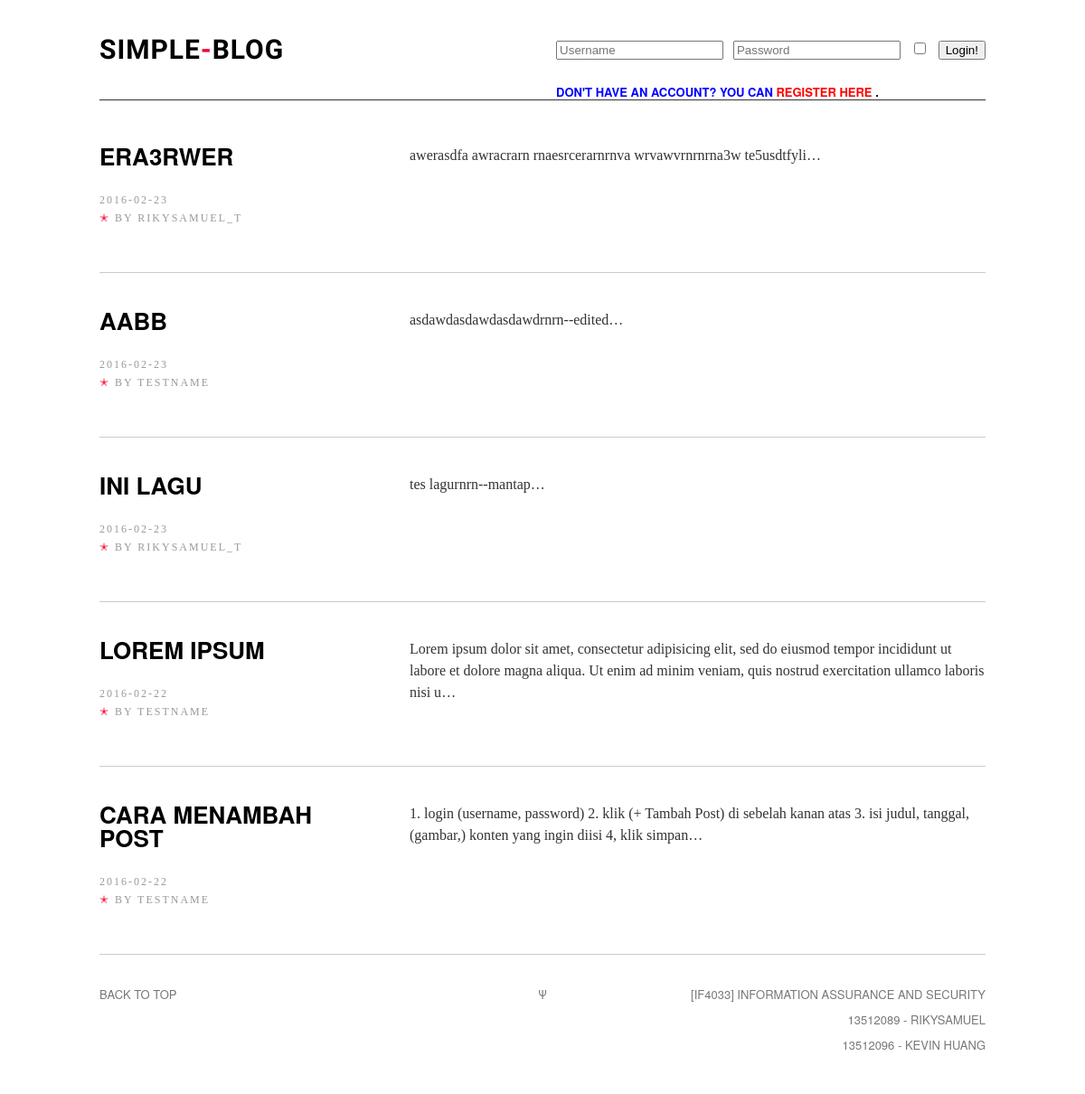
The page / on the database its author committed.
### tables this page shows
CREATE TABLE IF NOT EXISTS `posting` (
  `ID` int(11) NOT NULL AUTO_INCREMENT,
  `JUDUL` varchar(100) DEFAULT NULL,
  `TANGGAL` date DEFAULT NULL,
  `KONTEN` varchar(8000) DEFAULT NULL,
  `USERNAME` varchar(50) NOT NULL,
  `CREATED_BY` varchar(255) NOT NULL,
  PRIMARY KEY (`ID`),
  KEY `username` (`USERNAME`)
);

CREATE TABLE IF NOT EXISTS `users` (
  `Name` varchar(255) NOT NULL,
  `Username` varchar(50) NOT NULL,
  `email` varchar(50) NOT NULL,
  `password` varchar(255) NOT NULL,
  `n` int(4) NOT NULL,
  `last_login` datetime NOT NULL,
  `last_session` varchar(255) NOT NULL,
  PRIMARY KEY (`Username`),
  KEY `Username` (`Username`)
);

### index.php (the view, shortened to what this page needs)
<!DOCTYPE html>
<html>
<head>
<link rel="stylesheet" type="text/css" href="assets/css/screen.css" />
</head>
<?php
  if (isset($_SESSION["token"])) {
    echo '<body class="default"">';
  } else {
    echo '<body class="default" onload="return cookieLogin(\''.$_SESSION["csrf-token"].'\')">';
  }
?>
<div class="wrapper">
<nav class="nav">
    <a style="border:none;" id="logo" href="index.php"><h1>Simple<span>-</span>Blog</h1></a>
    <?php
      if (isset($_SESSION["token"])) {
        echo '<ul class="nav-primary">
                  <li><a href=\'logout.php\' style="color:red;">'; echo $_SESSION["name"]; echo ' (logout)</a></li>&nbsp;';
            echo "|";
            echo '<li><a href="add_post.php">+ Tambah Post</a></li>
              </ul>';
      } else {
        echo '<ul class="nav-primary">
                  <form method="post" id="login_index" onsubmit="return login()">
                      <li>
                          <input type="text" id="UsernameLogin" name="UsernameLogin" placeholder="Username"/>
                          &nbsp;
                          <input type="password" id="PasswordLogin" name="PasswordLogin" placeholder="Password"/>
                          &nbsp;
                           <input id="remember" type="checkbox">
                            &nbsp;
                          <input type="hidden" name="csrf-token" id="csrf-token" value="'.$_SESSION["csrf-token"].'"/>
                          <input type="submit" value="Login!" class="submit-button"/>
                      </li>
                      <p id="login_comment" style="margin-bottom: -11px;"><br/></p>
                      <li style="color:blue;margin-left:0px;">Don\'t have an account? You can <a href="register.php" style="color:red"> register here <a/>.
                      </li>
                  </form>
              </ul>';
      }
    ?>
</nav>
<div id="home">
    <div class="posts">
        <nav class="art-list">
          <ul class="art-list-body">
            <?php
                $link=mysqli_connect("localhost","root","","my_db");
                $result = mysqli_query($link,"SELECT * FROM `posting` JOIN users WHERE posting.USERNAME = users.Username ORDER BY Posting.ID DESC");
                while($row[] = mysqli_fetch_array($result));
                for($it=0;$it<sizeof($row)-1;$it++){
                  echo '<li class="art-list-item">';
                    echo '<div class="art-list-item-title-and-time">';
                      echo '<h2 class ="art-list-title"><a href="post.php?var='.$row[$it][0].'&tok='.$_SESSION['csrf-token'].'">'.$row[$it][1].'</a></h2>';
                      echo '<div class="art-list-time">'.$row[$it][2].'</div>';
                      echo '<div class="art-list-time"><span style="color:#F40034;">&#10029;</span> By '.$row[$it][6].'</div>';
                    echo '</div>';
                    echo '<p>'.substr($row[$it][3],0,200).'&hellip;</p>';
                  echo '</li>';
                }
            ?>
          </ul>
        </nav>
    </div>
</div>
<footer class="footer">
    <div class="back-to-top"><a href="">Back to top</a></div>
    <div class="psi">&Psi;</div>
    <aside class="offsite-links">
        [IF4033] Information Assurance and Security
        <br>
        <a class="twitter-link" href="#">13512089 - Rikysamuel</a>
        <br>
        <a class="twitter-link" href="#">13512096 - Kevin Huang</a>
    </aside>
</footer>
</div>
</body>
</html>

### assets/css/screen.css (style rules this page uses)
html, body, div, span, object, iframe, h1, h2, h3, h4, h5, h6, p, blockquote, pre, a, address, cite, code, em, img, small, strong, ol, ul, li, fieldset, form, label, legend, table, caption, tbody, tfoot, thead, tr, th, td, article, aside, canvas, embed, figure, figcaption, footer, header, hgroup, menu, nav, section, summary, time, audio, video { margin: 0; padding: 0; border: 0; font-size: 100%; font: inherit; vertical-align: baseline; }
article, aside, details, figcaption, figure, footer, header, hgroup, menu, time, nav, section { display: block; }
html, body, .wrapper { min-height: 100%; }
html, body { height: 100%; }
.wrapper { min-height: 100%; }
body { overflow-x: hidden; font: 17px/28px ff-meta-serif-web-pro, "Georgia", serif; color: #333; background: #fff; }
h1, h2, h3, h4, h5, h6 { font-family: "proxima-nova", "helvetica neue", "helvetica", sans-serif; font-weight: normal; text-transform: uppercase; font-weight: 700; color: #000; text-rendering: optimizeLegibility; }
h1 { font-size: 50px; padding-bottom: 30px; }
h2 { font-size: 45px; padding-bottom: 25px; }
p { margin: 0 0 28px 0; }
a { color: #F40034; text-decoration: none; -webkit-transition: color .2s ease-in-out; -moz-transition: color .2s ease-in-out; transition: color .2s ease-in-out; }
.wrapper { max-width: 1500px; margin: 0 auto; background: #fff; }
.nav, .art-header-inner, .footer, .art-list, .abt, .fourohfour { width: 980px; }
.nav, .art-body-inner, .footer, .art-list, .abt, .fourohfour { position: relative; margin: 0 auto; }
.nav { position: absolute; top: 0; left: 50%; height: 70px; padding-top: 40px; margin-left: -490px; border-bottom: 1px solid #333; z-index: 2; }
#logo { float: left; }
.nav-primary { float: right; }
.nav-primary li { display: inline-block; margin-left: 10px; font-weight: 500; }
#logo h1, .nav-primary li, .nav-primary li a { font-family: "proxima-nova", "helvetica neue", "helvetica", sans-serif; font-weight: 700; font-size: 13px; line-height: 30px; color: #000; text-transform: uppercase; }
#logo h1 { height: 30px; margin-left: 0px; letter-spacing: 1px; font-family: 'Questrial', sans-serif; font-size: 30px; }
#logo h1 span { color: #F40034 !important; }
.nav li:first-child { margin-left: 0; }
.art-list { padding: 120px 0 0; }
.art-list-body { position: relative; overflow: hidden; }
.art-list-item { padding: 40px 0; list-style: none; overflow: hidden; border-bottom: 1px solid #ccc; }
.art-list-item:last-child { border-bottom: none; }
.art-list-title { font-size: 26px; line-height: 26px; font-weight: 700; }
.art-list-item-title-and-time { float: left; width: 30%; margin-bottom: 10px; }
.art-list-time { font-size: 12px; line-height: 20px; letter-spacing: 2px; text-transform: uppercase; color: #999; }
.art-list-title a { color: #000; }
.art-list-item p { width: 65%; float: left; margin-left: 5%; margin-bottom: 0; font-size: 16px; line-height: 24px; }
.footer { padding: 30px 0 40px; overflow: hidden; border-top: 1px solid #ccc; }
.footer, .footer a { font-family: "proxima-nova", "helvetica neue", "helvetica", sans-serif; font-size: 13px; text-transform: uppercase; color: #777; }
.back-to-top, .footer-nav, .offsite-links { width: 45%; float: left; }
.psi { width:10%; float:left; text-align: center; }
.offsite-links { text-align: right; }
.nav:before, .art-body-inner:before, .footer:before, .art-list:before { content:""; display:table; }
.nav:after, .art-body-inner:after, .footer:after, .art-list:after { clear:both; }
.nav, .art-body-inner, .footer, .art-list { zoom:1; }
.art-list, .nav, .abt, .art-body { -webkit-animation: le-fade .5s 0s 1 ease-out; -moz-animation: le-fade .5s 0s 1 ease-out; }

### rows shown on the page
posting: JUDUL "ERA3RWER", TANGGAL "2016-02-23", USERNAME.Name "RIKYSAMUEL_T", KONTEN "awerasdfa awracrarn rnaesrcerarnrnva wrvawvrnrnrna3w te5usdtfyli"
posting: JUDUL "AABB", TANGGAL "2016-02-23", USERNAME.Name "TESTNAME", KONTEN "asdawdasdawdasdawdrnrn--edited"
posting: JUDUL "INI LAGU", TANGGAL "2016-02-23", USERNAME.Name "RIKYSAMUEL_T", KONTEN "tes lagurnrn--mantap"
posting: JUDUL "LOREM IPSUM", TANGGAL "2016-02-22", USERNAME.Name "TESTNAME", KONTEN "Lorem ipsum dolor sit amet, consectetur adipisicing elit, sed do eiusmod tempor incididunt ut labore et dolore magna aliqua. Ut enim ad minim veniam, quis nostrud exercitation ullamco laboris nisi u"
posting: JUDUL "CARA MENAMBAH POST", TANGGAL "2016-02-22", USERNAME.Name "TESTNAME", KONTEN "1. login (username, password) 2. klik (+ Tambah Post) di sebelah kanan atas 3. isi judul, tanggal, (gambar,) konten yang ingin diisi 4, klik simpan"
